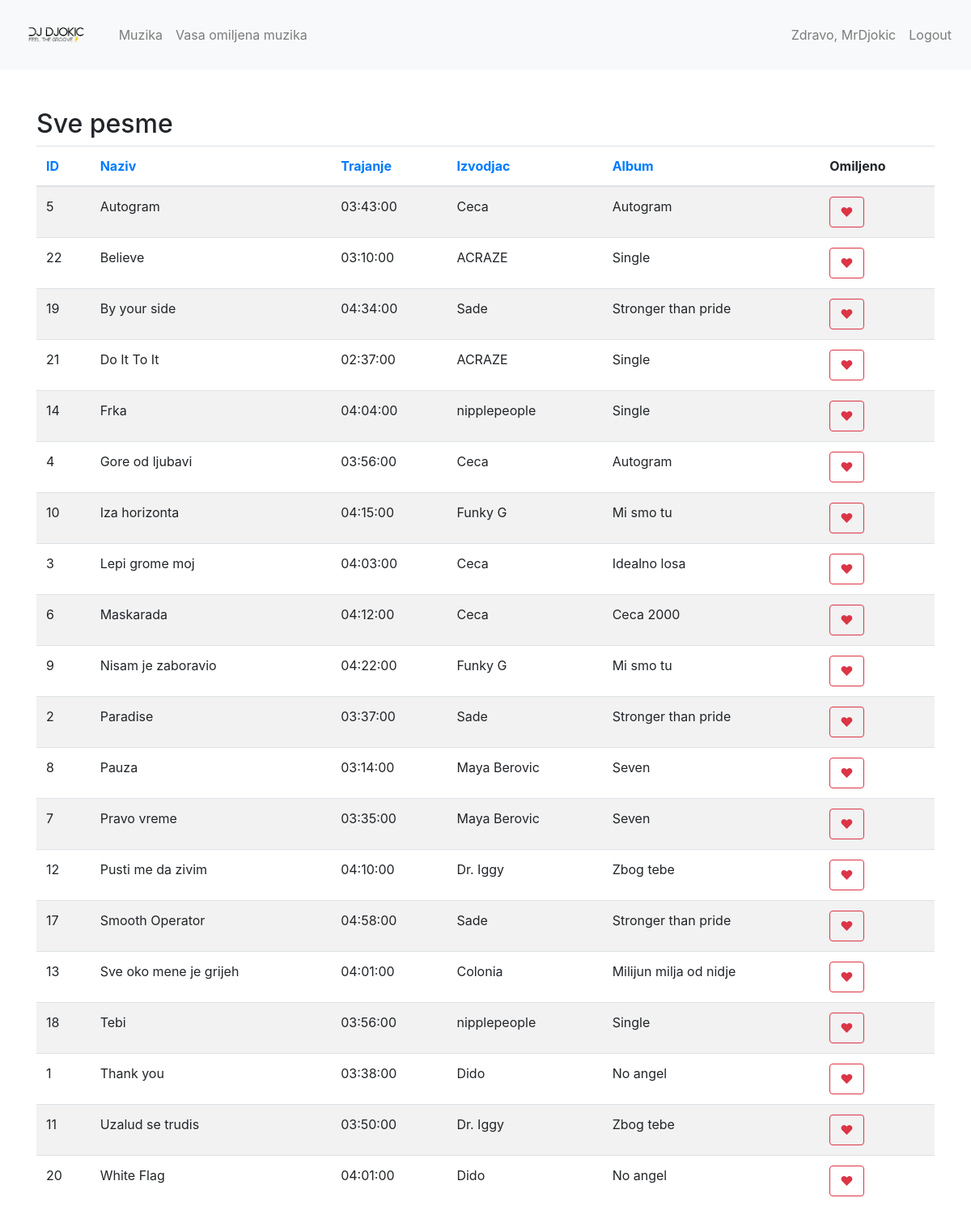
The app's page /muzika.php (signed in) with its own data.
### tables this page shows
CREATE TABLE `pesme` (
  `id` int(11) NOT NULL,
  `naziv` varchar(255) NOT NULL,
  `trajanje` time NOT NULL,
  `izvodjac_id` int(11) NOT NULL,
  `album_id` int(11) NOT NULL
);

CREATE TABLE `izvodjaci` (
  `id` int(11) NOT NULL,
  `ime` varchar(255) NOT NULL
);

CREATE TABLE `albumi` (
  `id` int(11) NOT NULL,
  `naziv` varchar(255) NOT NULL,
  `godina_izdavanja` year(4) NOT NULL,
  `izvodjac_id` int(11) NOT NULL
);

### muzika.php (the view, shortened to what this page needs)
<?php
include('header.php');
include('db.php');
$order_by = isset($_GET['order_by']) ? $_GET['order_by'] : 'pesma_naziv';
$order_dir = isset($_GET['order_dir']) && $_GET['order_dir'] == 'desc' ? 'DESC' : 'ASC';
$sql = "SELECT pesme.id, pesme.naziv AS pesma_naziv, pesme.trajanje, izvodjaci.ime AS izvodjac_ime, albumi.naziv AS album_naziv
        FROM pesme
        JOIN izvodjaci ON pesme.izvodjac_id = izvodjaci.id
        JOIN albumi ON pesme.album_id = albumi.id
        ORDER BY $order_by $order_dir";
$result = $conn->query($sql);
?>
<div class="container mt-5">
    <h2>Sve pesme</h2>
    <table class="table table-striped">
        <thead>
            <tr>
                <th><a href="?order_by=id&order_dir=<?= $order_dir == 'ASC' ? 'desc' : 'asc' ?>">ID</a></th>
                <th><a href="?order_by=pesma_naziv&order_dir=<?= $order_dir == 'ASC' ? 'desc' : 'asc' ?>">Naziv</a></th>
                <th><a href="?order_by=trajanje&order_dir=<?= $order_dir == 'ASC' ? 'desc' : 'asc' ?>">Trajanje</a></th>
                <th><a href="?order_by=izvodjac_ime&order_dir=<?= $order_dir == 'ASC' ? 'desc' : 'asc' ?>">Izvodjac</a></th>
                <th><a href="?order_by=album_naziv&order_dir=<?= $order_dir == 'ASC' ? 'desc' : 'asc' ?>">Album</a></th>
                <th>Omiljeno</th>
            </tr>
        </thead>
        <tbody>
            <?php while($row = $result->fetch_assoc()): ?>
                <tr>
                    <td><?= $row['id'] ?></td>
                    <td><?= $row['pesma_naziv'] ?></td>
                    <td><?= $row['trajanje'] ?></td>
                    <td><?= $row['izvodjac_ime'] ?></td>
                    <td><?= $row['album_naziv'] ?></td>
                    <td>
                        <form method="POST" action="muzika.php">
                            <button type="submit" class="btn btn-outline-danger">❤</button>
                        </form>
                    </td>
                </tr>
            <?php endwhile; ?>
        </tbody>
    </table>
</div>
</body>
</html>

### header.php (shortened to what this page needs)
<!DOCTYPE html>
<html lang="en">
<head>
    <link href="https://stackpath.bootstrapcdn.com/bootstrap/4.5.2/css/bootstrap.min.css" rel="stylesheet">
    <link rel="stylesheet" href="/assets/css/styles.css">
</head>
<body>
    <nav class="navbar navbar-expand-lg navbar-light bg-light">
        <a class="navbar-brand" href="index.php">
            <img src="img/logodjokic.png" alt="Muzicka platforma" style="height: 60px;">
        </a>
        <div class="collapse navbar-collapse" id="navbarNav">
            <ul class="navbar-nav mr-auto">
                <?php if (isset($_SESSION['user_id'])): ?>
                    <li class="nav-item"><a class="nav-link" href="muzika.php">Muzika</a></li>
                    <li class="nav-item"><a class="nav-link" href="omiljena_muzika.php">Vasa omiljena muzika</a></li>
                <?php endif; ?>
            </ul>
            <ul class="navbar-nav">
                <?php if (isset($_SESSION['user_id'])): ?>
                    <li class="nav-item">
                        <span class="nav-link">Zdravo, <?= $_SESSION['username']; ?></span>
                    </li>
                    <li class="nav-item"><a class="nav-link" href="logout.php">Logout</a></li>
                <?php else: ?>
                    <li class="nav-item"><a class="nav-link" href="login.php">Login</a></li>
                    <li class="nav-item"><a class="nav-link" href="register.php">Register</a></li>
                <?php endif; ?>
            </ul>
        </div>
    </nav>
</body>
</html>

### records on screen
pesme: id "5", naziv "Autogram", trajanje "03:43:00", izvodjac.ime "Ceca", album.naziv "Autogram"
pesme: id "22", naziv "Believe", trajanje "03:10:00", izvodjac.ime "ACRAZE", album.naziv "Single"
pesme: id "19", naziv "By your side", trajanje "04:34:00", izvodjac.ime "Sade", album.naziv "Stronger than pride"
pesme: id "21", naziv "Do It To It", trajanje "02:37:00", izvodjac.ime "ACRAZE", album.naziv "Single"
pesme: id "14", naziv "Frka", trajanje "04:04:00", izvodjac.ime "nipplepeople", album.naziv "Single"
pesme: id "4", naziv "Gore od ljubavi", trajanje "03:56:00", izvodjac.ime "Ceca", album.naziv "Autogram"
pesme: id "10", naziv "Iza horizonta", trajanje "04:15:00", izvodjac.ime "Funky G", album.naziv "Mi smo tu"
pesme: id "3", naziv "Lepi grome moj", trajanje "04:03:00", izvodjac.ime "Ceca", album.naziv "Idealno losa"
pesme: id "6", naziv "Maskarada", trajanje "04:12:00", izvodjac.ime "Ceca", album.naziv "Ceca 2000"
pesme: id "9", naziv "Nisam je zaboravio", trajanje "04:22:00", izvodjac.ime "Funky G", album.naziv "Mi smo tu"
pesme: id "2", naziv "Paradise", trajanje "03:37:00", izvodjac.ime "Sade", album.naziv "Stronger than pride"
pesme: id "8", naziv "Pauza", trajanje "03:14:00", izvodjac.ime "Maya Berovic", album.naziv "Seven"
pesme: id "7", naziv "Pravo vreme", trajanje "03:35:00", izvodjac.ime "Maya Berovic", album.naziv "Seven"
pesme: id "12", naziv "Pusti me da zivim", trajanje "04:10:00", izvodjac.ime "Dr. Iggy", album.naziv "Zbog tebe"
pesme: id "17", naziv "Smooth Operator", trajanje "04:58:00", izvodjac.ime "Sade", album.naziv "Stronger than pride"
pesme: id "13", naziv "Sve oko mene je grijeh", trajanje "04:01:00", izvodjac.ime "Colonia", album.naziv "Milijun milja od nidje"
pesme: id "18", naziv "Tebi", trajanje "03:56:00", izvodjac.ime "nipplepeople", album.naziv "Single"
pesme: id "1", naziv "Thank you", trajanje "03:38:00", izvodjac.ime "Dido", album.naziv "No angel"
pesme: id "11", naziv "Uzalud se trudis", trajanje "03:50:00", izvodjac.ime "Dr. Iggy", album.naziv "Zbog tebe"
pesme: id "20", naziv "White Flag", trajanje "04:01:00", izvodjac.ime "Dido", album.naziv "No angel"

### other values on screen
$_SESSION['username'] "MrDjokic"
